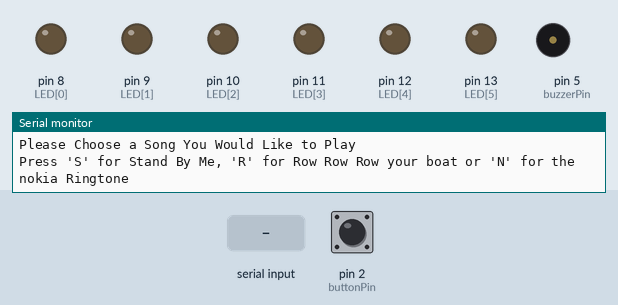
A sketch run on a simulated Arduino Uno, built with avr-gcc and run on an emulated ATmega328P. Shown: output pins drawn as LEDs (lit = HIGH), buzzer (waves = sounding), the last lines printed to the serial monitor. Inputs (shaded band) come from the test bench; at power-on: pin 2 (buttonPin) LOW. Random numbers use the default seed unless the sketch sets one.

Above: at 1.2 s.
1.3 s: "S" received over Serial
At 2.21 s:
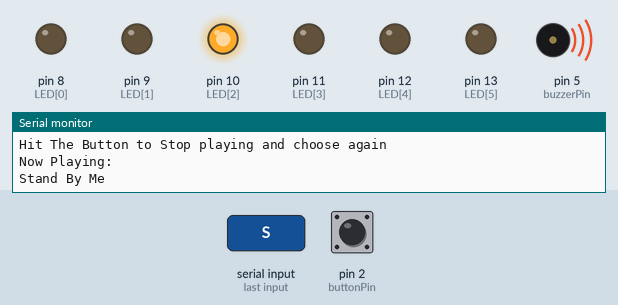
4.3 s: pin 2 (buttonPin) pulled HIGH for 1 s
6.8 s: "R" received over Serial
At 7.72 s:
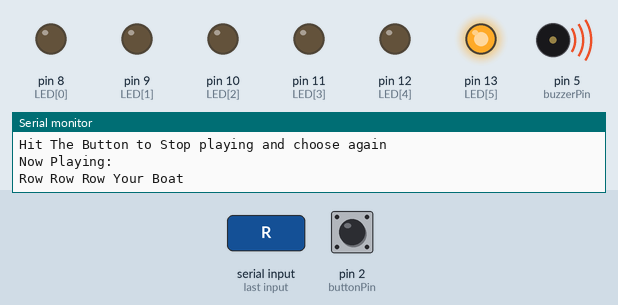
9.8 s: pin 2 (buttonPin) pulled HIGH for 3.2 s
14.5 s: "1" received over Serial
At 15.42 s:
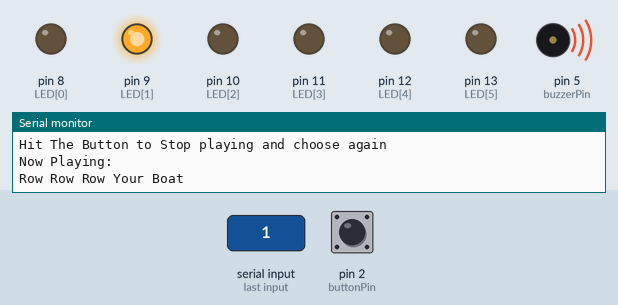
Timing chart, 0 to 18.5 s (numbered marks = the images above; inputs shaded):
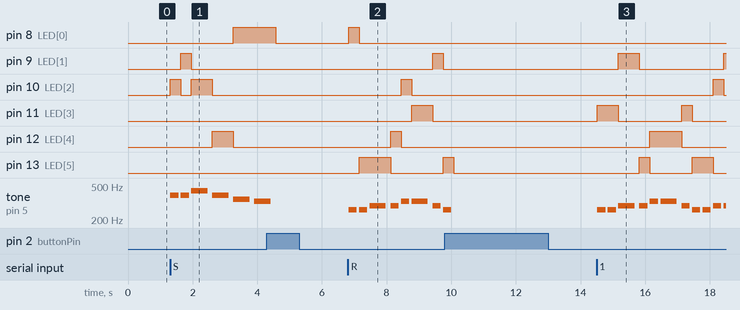

The sketch:

lab_7_level_41.ino
```cpp
// Kevin Bailey (200544764@student.georgianc.on.ca)
// Friday March 3 2023
// Lab 7 Level 4 Musical Library

//define the library of musical notes
#define NOTE_B0 31
#define NOTE_C1 33
#define NOTE_CS1 35
#define NOTE_D1 37
#define NOTE_DS1 39
#define NOTE_E1 41
#define NOTE_F1 44
#define NOTE_FS1 46
#define NOTE_G1 49
#define NOTE_GS1 52
#define NOTE_A1 55
#define NOTE_AS1 58
#define NOTE_B1 62
#define NOTE_C2 65
#define NOTE_CS2 69
#define NOTE_D2 73
#define NOTE_DS2 78
#define NOTE_E2 82
#define NOTE_F2 87
#define NOTE_FS2 93
#define NOTE_G2 98
#define NOTE_GS2 104
#define NOTE_A2 110
#define NOTE_AS2 117
#define NOTE_B2 123
#define NOTE_C3 131
#define NOTE_CS3 139
#define NOTE_D3 147
#define NOTE_DS3 156
#define NOTE_E3 165
#define NOTE_F3 175
#define NOTE_FS3 185
#define NOTE_G3 196
#define NOTE_GS3 208
#define NOTE_A3 220
#define NOTE_AS3 233
#define NOTE_B3 247
#define NOTE_C4 262
#define NOTE_CS4 277
#define NOTE_D4 294
#define NOTE_DS4 311
#define NOTE_E4 330
#define NOTE_F4 349
#define NOTE_FS4 370
#define NOTE_G4 392
#define NOTE_GS4 415
#define NOTE_A4 440
#define NOTE_AS4 466
#define NOTE_B4 494
#define NOTE_C5 523
#define NOTE_CS5 554
#define NOTE_D5 587
#define NOTE_DS5 622
#define NOTE_E5 659
#define NOTE_F5 698
#define NOTE_FS5 740
#define NOTE_G5 784
#define NOTE_GS5 831
#define NOTE_A5 880
#define NOTE_AS5 932
#define NOTE_B5 988
#define NOTE_C6 1047
#define NOTE_CS6 1109
#define NOTE_D6 1175
#define NOTE_DS6 1245
#define NOTE_E6 1319
#define NOTE_F6 1397
#define NOTE_FS6 1480
#define NOTE_G6 1568
#define NOTE_GS6 1661
#define NOTE_A6 1760
#define NOTE_AS6 1865
#define NOTE_B6 1976
#define NOTE_C7 2093
#define NOTE_CS7 2217
#define NOTE_D7 2349
#define NOTE_DS7 2489
#define NOTE_E7 2637
#define NOTE_F7 2794
#define NOTE_FS7 2960
#define NOTE_G7 3136
#define NOTE_GS7 3322
#define NOTE_A7 3520
#define NOTE_AS7 3729
#define NOTE_B7 3951
#define NOTE_C8 4186
#define NOTE_CS8 4435
#define NOTE_D8 4699
#define NOTE_DS8 4978
//declare variables
int buzzerPin=5;//The buzzerPin is connected to pin 5 of the Arduino.
int buttonPin=2;//The SW1 button is connected to pin 2 of the Arduino.
//for each song: putting the notes and duration of each note in two sepearate arrays
int notesSBM[] = {392, 392, 440, 392, 349, 330, 294, 392, 392, 440, 392, 349, 330, 294, 392, 392, 392, 494, 392, 349, 330, 294, 262, 330, 330, 349, 294, 262, 294, 330, 294, 262, 262, 294, 330, 349, 392, 330, 294, 262, 392, 392, 440, 392, 349, 330, 294, 392, 392, 440, 392, 349, 330, 294, 392, 330, 294, 262, 294, 330, 294, 262, 262};
int durationsSBM[] = {250, 250, 500, 500, 500, 500, 1000, 250, 250, 500, 500, 500, 500, 1000, 250, 250, 500, 500, 500, 500, 1000, 250, 250, 500, 250, 250, 500, 250, 250, 500, 500, 250, 250, 500, 250, 250, 500, 500, 250, 250, 500, 500, 500, 500, 1000, 250, 250, 500, 500, 500, 500, 1000, 250, 250, 500, 500, 500, 500, 1000, 250, 500, 500, 500, 500, 1000};
int notesNOK[] = {262, 294, 330, 392, 440, 494, 523, 262, 294, 330, 392, 440, 494, 523, 262, 294, 330, 392, 440, 494, 523, 262, 294, 330, 392, 440, 494, 523};
int durationsNOK[] = {200, 200, 200, 200, 400, 200, 400, 200, 200, 200, 200, 400, 200, 400, 200, 200, 200, 200, 400, 200, 400, 200, 200, 200, 200, 400, 200, 400};
int notesRRR[] = {262, 262, 294, 294, 330, 330, 294, 262, 262, 294, 294, 330, 330, 294, 262, 262, 294, 294, 330, 330, 294, 262, 294, 262, 262, 262, 294, 294, 294, 330, 330, 330, 294, 294, 262, 262, 294, 294, 330, 330, 294};
int durationsRRR[] = {250, 250, 500, 250, 250, 500, 250, 250, 250, 250, 500, 250, 250, 500, 250, 250, 250, 250, 500, 250, 250, 500, 250, 500, 250, 250, 250, 250, 500, 250, 250, 500, 250, 250, 250, 250, 500, 250, 250, 500, 250};
int LED[] = {8, 9, 10, 11, 12, 13};//an array for the pins of each LED connected to the arduino
int count=0;//a variable to keep track of which song is selected
char input;//a char variable to collect user input.
int note;//a variable to store the current musical note thats playing
void setup ()//The Setup function runs once
{
  Serial.begin(9600); //enables data to be sent to the serial monitor
  randomSeed(analogRead(0));//to make our random generator for the LEDs truly random
  pinMode(buzzerPin, OUTPUT);//setup buzzerPin as an output pin
  pinMode(buttonPin, INPUT);//setup buttonPin as an input pin
  pinMode(LED[0], OUTPUT); //sets the first LED in the array as an output
  pinMode(LED[1], OUTPUT); //sets the second LED in the array as an output
  pinMode(LED[2], OUTPUT); //sets the third LED in the array as an output
  pinMode(LED[3], OUTPUT); //sets the fourth LED in the array as an output
  pinMode(LED[4], OUTPUT); //sets the fifth LED in the array as an output
  pinMode(LED[5], OUTPUT); //sets the sixth LED in the array as an output
}
void loop()//The Loop function runs forever
{
  runMenu();//a command to run the runMenu() function
}
void NOK()//a function that plays the Nokia Ringtone
{
  for(int i=0;i<24;i++)//sets the parameters for the i variable
       {
     	 int myRandom = random(0, 6);//creates a random number 0 to 5
         note = notesNOK[i];//stores the current note in the note variable
         digitalWrite(LED[myRandom], HIGH);//turn on a random LED in the array
         tone(buzzerPin, notesNOK[i], durationsNOK[i]);//play the Nokia Ringtone by calling the notes and durations array 1 at a time respectively
         delay(durationsNOK[i]*1.3);//delay after each note and LED flash
         digitalWrite(LED[myRandom], LOW);//turn off the LED
     if (digitalRead(buttonPin) == HIGH)//checks if the button has been pressed
     {
       break;//exit the loop
     }
       }
}
void SBM()//a function that plays Stand By Me
{
   for(int i=0;i<58;i++)//sets the parameters for the i variable
       {
     	 int myRandom = random(0, 6);//creates a random number 0 to 5
         note = notesSBM[i];//stores the current note in the note variable
         digitalWrite(LED[myRandom], HIGH);//turn on a random LED in the array
         tone(buzzerPin, notesSBM[i], durationsSBM[i]);//play Stand By Me by calling the notes and durations array 1 at a time respectively
         delay(durationsSBM[i]*1.3);//delay after each note and LED flash
         digitalWrite(LED[myRandom], LOW);//turn off the LED
     if (digitalRead(buttonPin) == HIGH)//checks if the button has been pressed
     {
       break;//exit the loop
     }
       }
}
void RRR()//a function that plays Row Row Row Your Boat
{
   for(int i = 0; i < sizeof(notesRRR)/sizeof(notesRRR[0]); i++)//sets the parameters for the i variable and array size(since ChatGPT didnt provide the Array size)
       {
     	 int myRandom = random(0, 6);//creates a random number 0 to 5
         note = notesRRR[i];//stores the current note in the note variable
         digitalWrite(LED[myRandom], HIGH);//turn on a random LED in the array
         tone(buzzerPin, notesRRR[i], durationsRRR[i]);//play Row Row Row Your Boat by calling the notes and durations array 1 at a time respectively
         delay(durationsRRR[i]*1.3);//delay after each note and LED flash
         digitalWrite(LED[myRandom], LOW);//turn off the LED
     if (digitalRead(buttonPin) == HIGH)//checks if the button has been pressed
     {
       break;//exit the loop
     }
       }
}
void runMenu()//a function that runs the main menu of the program
{
  Serial.println("Please Choose a Song You Would Like to Play");
  Serial.println("Press 'S' for Stand By Me, 'R' for Row Row Row your boat or 'N' for the nokia Ringtone");
  while(Serial.available()==0)//while nothing is entered
       {//do nothing
       }
        input = Serial.read();//gets input from the user
        Serial.println("Hit The Button to Stop playing and choose again");
        switch (input)//switch for the user input
             {
          case 'S'://if user enters 'S'
              {
                count=1;//set the count to 1
                break;//exits the switch
              }
          case 'R'://if user enters 'R'
              {
                count=2;//set the count to 2
                break;//exits the switch
              }
          case 'N'://if user enters 'N'
              {
                count=3;//set the count to 3
                break;//exits the switch
              }
             }
  if (count==1)//if the count variable equals 1, play Stand by Me
     {
       Serial.println("Now Playing:");
       Serial.print("Stand By Me");
       Serial.println("");
       SBM();
     }
  else if (count==2)//if the count variable equals 2 play Row Row Row Your Boat
  {
    Serial.println("Now Playing:");
    Serial.print("Row Row Row Your Boat");
    Serial.println("");
    RRR();
  }
  else if (count==3)//if the count variable equals 3 play the Nokia Ringtone
  {
    Serial.println("Now Playing:");
    Serial.print("The Nokia Ringtone");
    Serial.println("");
    NOK();
  }
}

  
```

Measured:
- after the input at 1.3 s, pin 8 (LED[0]): LOW → HIGH after 2.0 s; pin 9 (LED[1]): LOW → HIGH after 0.34 s, → LOW 0.33 s later
- after the input at 6.8 s, pin 8 (LED[0]): LOW → HIGH at once, → LOW 0.33 s later; pin 9 (LED[1]): LOW → HIGH after 2.6 s, → LOW 0.33 s later; pin 10 (LED[2]): LOW → HIGH after 1.6 s, → LOW 0.33 s later; pin 11 (LED[3]): LOW → HIGH after 2.0 s, → LOW 0.65 s later; pin 12 (LED[4]): LOW → HIGH after 1.3 s, → LOW 0.33 s later
- after the input at 14.5 s, pin 9 (LED[1]): LOW → HIGH after 0.67 s, → LOW 0.65 s later, → HIGH 2.6 s later; pin 10 (LED[2]): LOW → HIGH after 3.6 s, → LOW 0.33 s later
